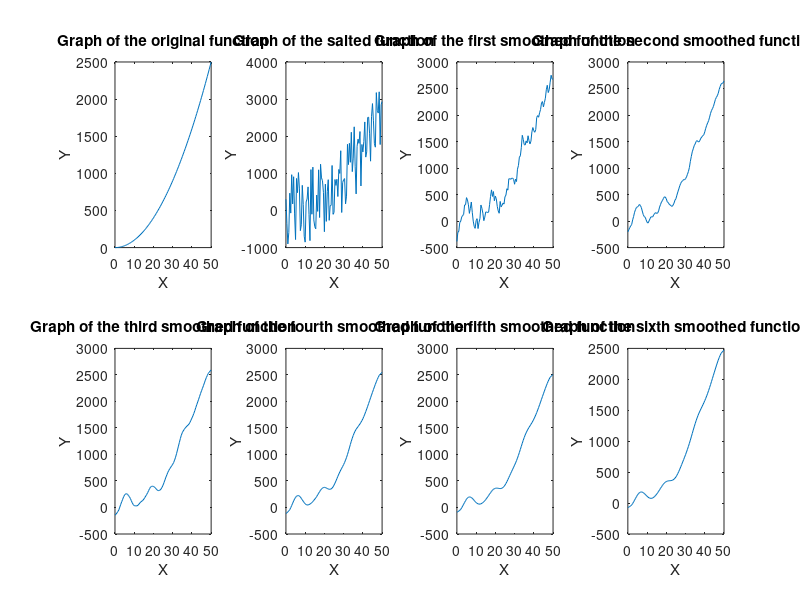

Recreate this plot in MATLAB.
clear

figure;

x = 0:0.5:50;
y = x.^2;
L = length(y);
y1 = 0:(L - 1);


for i = 1:length(y)
  y1(i) = y(i) + randi([-1000, 1000]);
end

y2 = movmean(y1, 8)

y3 = movmean(y2, 8)

y4 = movmean(y3, 8)

y5 = movmean(y4, 8)

y6 = movmean(y5, 8)

y7 = movmean(y6, 8)

subplot(2,4,1)
plot(x,y);
xlabel ("X");
ylabel("Y");
title("Graph of the original function");

subplot(2,4,2)
plot(x, y1)
xlabel ("X");
ylabel("Y");
title("Graph of the salted function");

subplot(2,4,3)
plot(x, y2)
xlabel ("X");
ylabel("Y");
title("Graph of the first smoothed function");

subplot(2,4,4)
plot(x, y3)
xlabel ("X");
ylabel("Y");
title("Graph of the second smoothed function");

subplot(2,4,5)
plot(x, y4)
xlabel ("X");
ylabel("Y");
title("Graph of the third smoothed function");

subplot(2,4,6)
plot(x, y5)
xlabel ("X");
ylabel("Y");
title("Graph of the fourth smoothed function");

subplot(2,4,7)
plot(x, y6)
xlabel ("X");
ylabel("Y");
title("Graph of the fifth smoothed function");

subplot(2,4,8)
plot(x, y7)
xlabel ("X");
ylabel("Y");
title("Graph of the sixth smoothed function");
